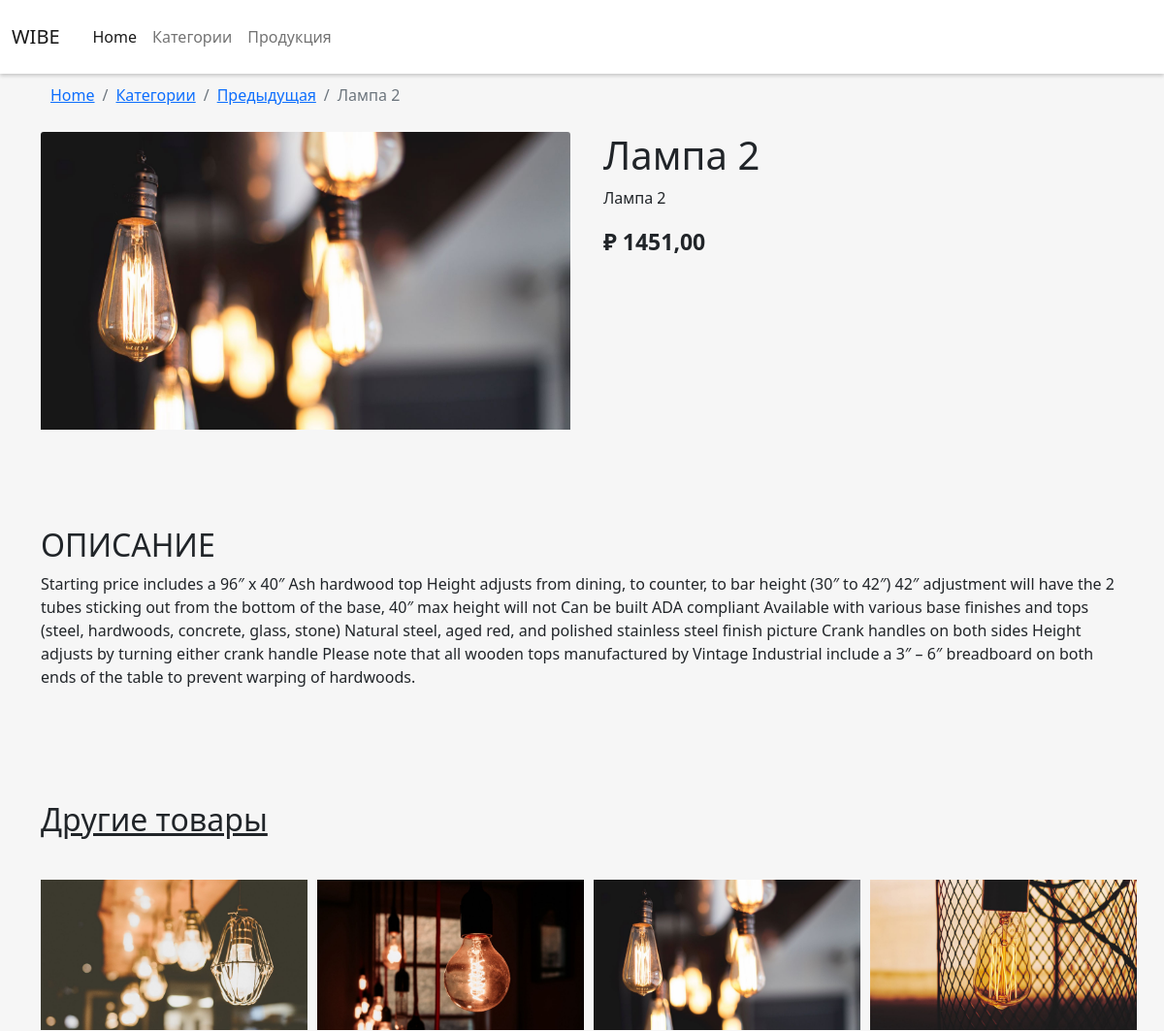
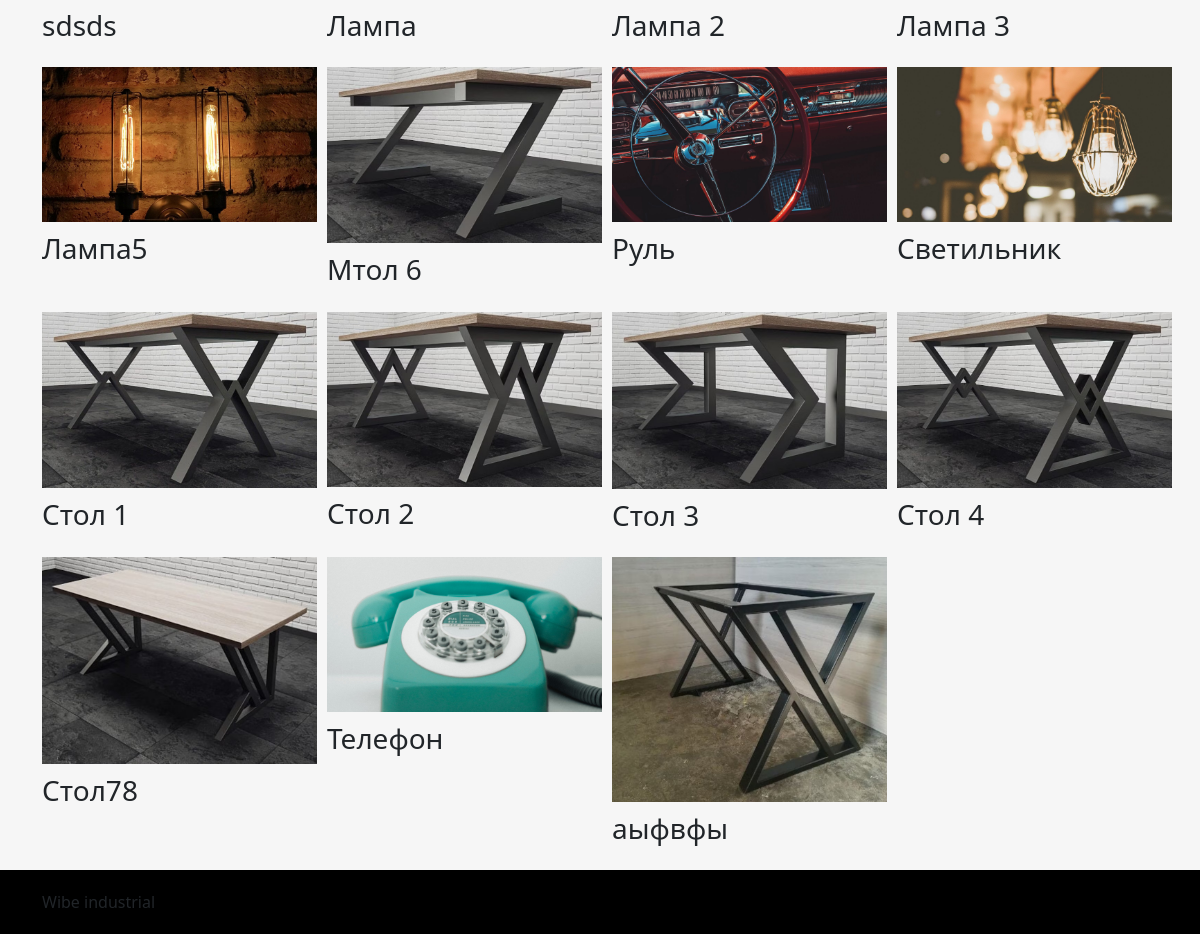
The page /5/lampa-2 on the database its author committed (2 pictures, top to bottom).
### myshop/models.py (models this page shows, shortened)
class Product(models.Model):
    category = models.ForeignKey(Category,
                                 related_name='products',
                                 on_delete=models.CASCADE)
    name = models.CharField(max_length=150, db_index=True)
    slug = models.CharField(max_length=150, db_index=True, unique=True)
    image = models.ImageField(upload_to='product/%Y/%m/%d', blank=True)
    description = models.TextField(max_length=130, blank=True)
    description_b = models.TextField(max_length=800, blank=True)
    price = models.DecimalField(max_digits=10, decimal_places=2)
    available = models.BooleanField(default=True)
    created = models.DateTimeField(auto_now_add=True)
    uploaded = models.DateTimeField(auto_now=True)
    class Meta:
        ordering = ('name',)
        verbose_name = 'Товар'
        verbose_name_plural = 'Товары'
        index_together = (('id', 'slug'), )
    def get_absolute_url(self):
        return reverse('myshop:product_detail', args=[self.id, self.slug])

### myshop/views.py (the view)
# urls.py: path('<int:id>/<slug:slug>', views.product_detail,
def product_detail(request, id, slug):
    product = get_object_or_404(Product, id=id, slug=slug, available=True)
    products = Product.objects.all()
    return render(request, 'shop/product/my_detail.html',
                  {
                      'product': product,
                      'products': products
                  })

### myshop/templates/shop/product/my_detail.html (shortened to what this page needs)
{% load static %}
<!DOCTYPE html>
<html lang="en">
<head>
    <link href="{% static "css/bootstrap.min.css" %}" rel="stylesheet">
    <link href="{% static "css/style.css" %}" rel="stylesheet">
</head>
<body>
    <nav class="navbar sticky-top navbar-expand-lg navbar-light" style="background: white; box-shadow: 0 2px 4px rgba(0, 0, 0, .2);">
        <div class="container-fluid">
          <a class="navbar-brand" href="{% url 'myshop:home' %}">WIBE</a>
          <div class="collapse navbar-collapse" id="navbarNavAltMarkup" style="padding: 10px;">
            <div class="navbar-nav">
              <a class="nav-link active" aria-current="page" href="{% url 'myshop:home' %}">Home</a>
              <a class="nav-link" href="{% url 'myshop:category' %}">Категории</a>
              <a class="nav-link" href="{% url 'myshop:products' %}">Продукция</a>
              <a class="nav-link disabled" href="#" tabindex="-1" aria-disabled="true"></a>
            </div>
          </div>
        </div>
    </nav>
    <main role="main">
        <div class="container" style="background: rgb(246,246,246);">
            <div class="row">
                <div class="col-12" style="margin: 10px;">
                    <nav aria-label="breadcrumb">
                        <ol class="breadcrumb">
                          <li class="breadcrumb-item"><a href="{% url 'myshop:home' %}">Home</a></li>
                          <li class="breadcrumb-item"><a href="{% url 'myshop:category' %}">Категории</a></li>
                          <li class="breadcrumb-item"><a href="javascript:history.go(-1);">Предыдущая</a></li>
                          <li class="breadcrumb-item active" aria-current="page">{{ product.name }}</li>
                        </ol>
                    </nav>
                </div>
            </div>
            <div class="row">
                <div class="col-xxl-5 col-xl-6 col-md-6 col-sm-12">
                    <img src="{{ product.image.url }}" class="card-img-top" alt="...">
                </div>
                <div class="col-xxl-7 col-xl-6 col-md-6 col-sm-12">
                    <div style="padding-left: 10px;">
                        <h1>{{ product.name }}</h1>
                        <p>
                            {{ product.description }}
                        </p>
                        <p style="font-weight: 600; font-size: 23px" class="price">₽ {{ product.price }}</p>
                    </div>
                </div>
            </div>
            <div class="row" style="padding-top: 100px;">
                <div class="col-12">
                    <h2>ОПИСАНИЕ</h2>
                    <p>
                        {{ product.description_b }}
                    </p>
                </div>
            </div>
            <div class="row" style="padding-top: 100px;">
                <div class="row" style="padding-bottom: 35px;">
                    <div class="col-12">
                        <h2><u>Другие товары</u></h2>
                    </div>
                </div>
                {% for p in products %}
                <div class="col-xxl-3 col-xl-3 col-md-6 col-sm-12">
                    <a href="{{ p.get_absolute_url }}"><img src="{{ p.image.url }}" alt="..." style="width: 275px;"></a>
                    <h3 style="padding-top: 10px; margin-bottom: 25px;">{{ p.name }}</h3>
                </div>
                {% endfor %}
            </div>
        </div>
    </main>
    <footer role="contentinfo">
        <div class="container">
            Wibe industrial
        </div>
    </footer>
</body>
</html>

### myshop/static/css/style.css (style rules this page uses)
html { height: 100%; }
body { margin: 0; min-height: 100%; display: grid; grid-template-rows: auto 1fr auto; }
main { background: rgb(246,246,246); }
footer { background: black; padding: 20px; }

### rows shown on the page
Product: name "Лампа 2", image (picture), description "Лампа 2", price "1451,00", description_b "Starting price includes a 96″ x 40″ Ash hardwood top Height adjusts from dining, to counter, to bar height (30″ to 42″) 42″ adjustment will have the 2 tubes sticking out from the bottom of the base, 40″ max height will not Can be built ADA compliant Available with various base finishes and tops (steel, hardwoods, concrete, glass, stone) Natural steel, aged red, and polished stainless steel finish picture Crank handles on both sides Height adjusts by turning either crank handle Please note that all wooden tops manufactured by Vintage Industrial include a 3″ – 6″ breadboard on both ends of the table to prevent warping of hardwoods."
Product: image (picture), name "sdsds"
Product: image (picture), name "Лампа"
Product: image (picture), name "Лампа 3"
Product: image (picture), name "Лампа5"
Product: image (picture), name "Мтол 6"
Product: image (picture), name "Руль"
Product: image (picture), name "Светильник"
Product: image (picture), name "Стол 1"
Product: image (picture), name "Стол 2"
Product: image (picture), name "Стол 3"
Product: image (picture), name "Стол 4"
Product: image (picture), name "Стол78"
Product: image (picture), name "Телефон"
Product: image (picture), name "аыфвфы"
